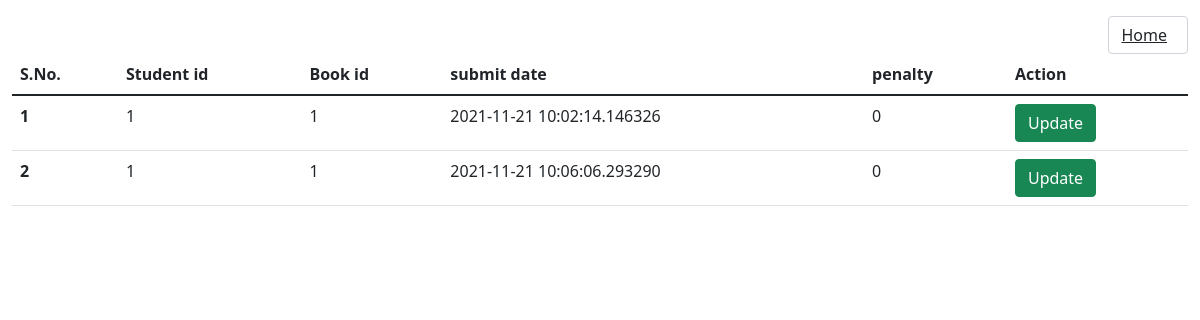
/deposit_record, run on the app's committed database.
### main.py (models this page shows, shortened)
class Submit(db.Model):
    submit_id=db.Column(db.Integer,primary_key=True)
    st_id=db.Column(db.Integer,nullable=False)
    b_id=db.Column(db.Integer,nullable=False)
    submit_date=db.Column(db.DateTime(),default=datetime.datetime.utcnow)
    penalty = db.Column(db.Integer,default=0)

### main.py (the view)
@app.route("/deposit_record")
def deposit_record():
    all_deposit=Submit.query.all()
    return render_template('deposit.html',all_deposit=all_deposit)

### templates/deposit.html (shortened to what this page needs)
<!doctype html>
<html lang="en">
  <head>
    <link href="https://cdn.jsdelivr.net/npm/bootstrap@5.1.3/dist/css/bootstrap.min.css" rel="stylesheet">
  </head>
  <body>
<div class="container-fluid">
  <ul style="display:block;list-style-type: none;">
    <li style="float:right">
<a class="form-control me-2" href="/">Home</a>
    </li>
</ul>
<table class="table table-hover">
  <thead>
    <tr>
      <th scope="col">S.No.</th>
      <th scope="col">Student id</th>
      <th scope="col">Book id</th>
      <th scope="col">submit date</th>
      <th scope="col">penalty</th>
      <th scope="col">Action</th>
    </tr>
  </thead>
  <tbody>
  {% for submit in all_deposit %}
    <tr>
      <th scope="row">{{loop.index}}</th>
      <td>{{submit.st_id}}</td>
      <td>{{submit.b_id}}</td>
      <td>{{submit.submit_date}}</td>
      <td>{{submit.penalty}}</td>
      <td>
        <a class="btn btn-success" href="/">Update</a>
      </td>
    </tr>
    {% endfor %}
  </tbody>
</table>
  </div>
  </body>
</html>

### data on the page
Submit: st_id "1", b_id "1", submit_date "2021-11-21 10:02:14.146326", penalty "0"
Submit: st_id "1", b_id "1", submit_date "2021-11-21 10:06:06.293290", penalty "0"
